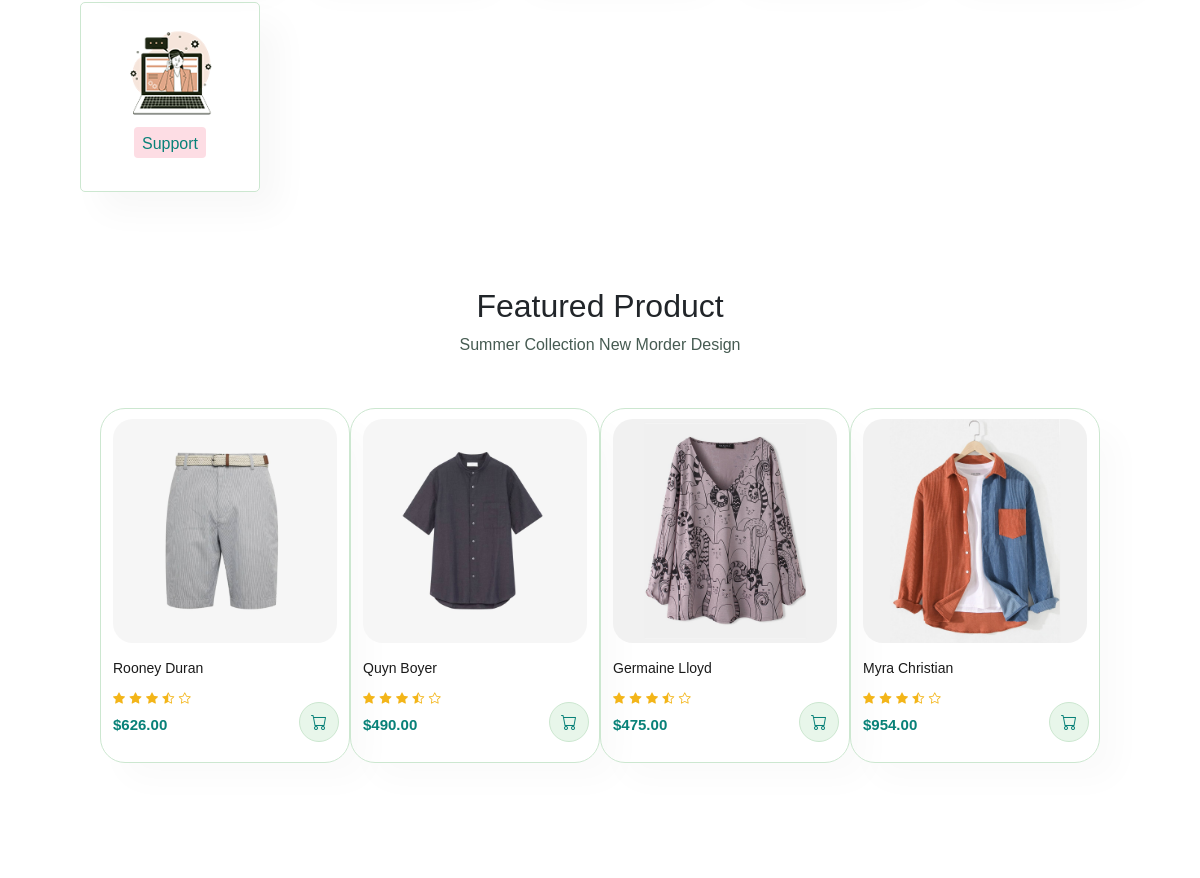
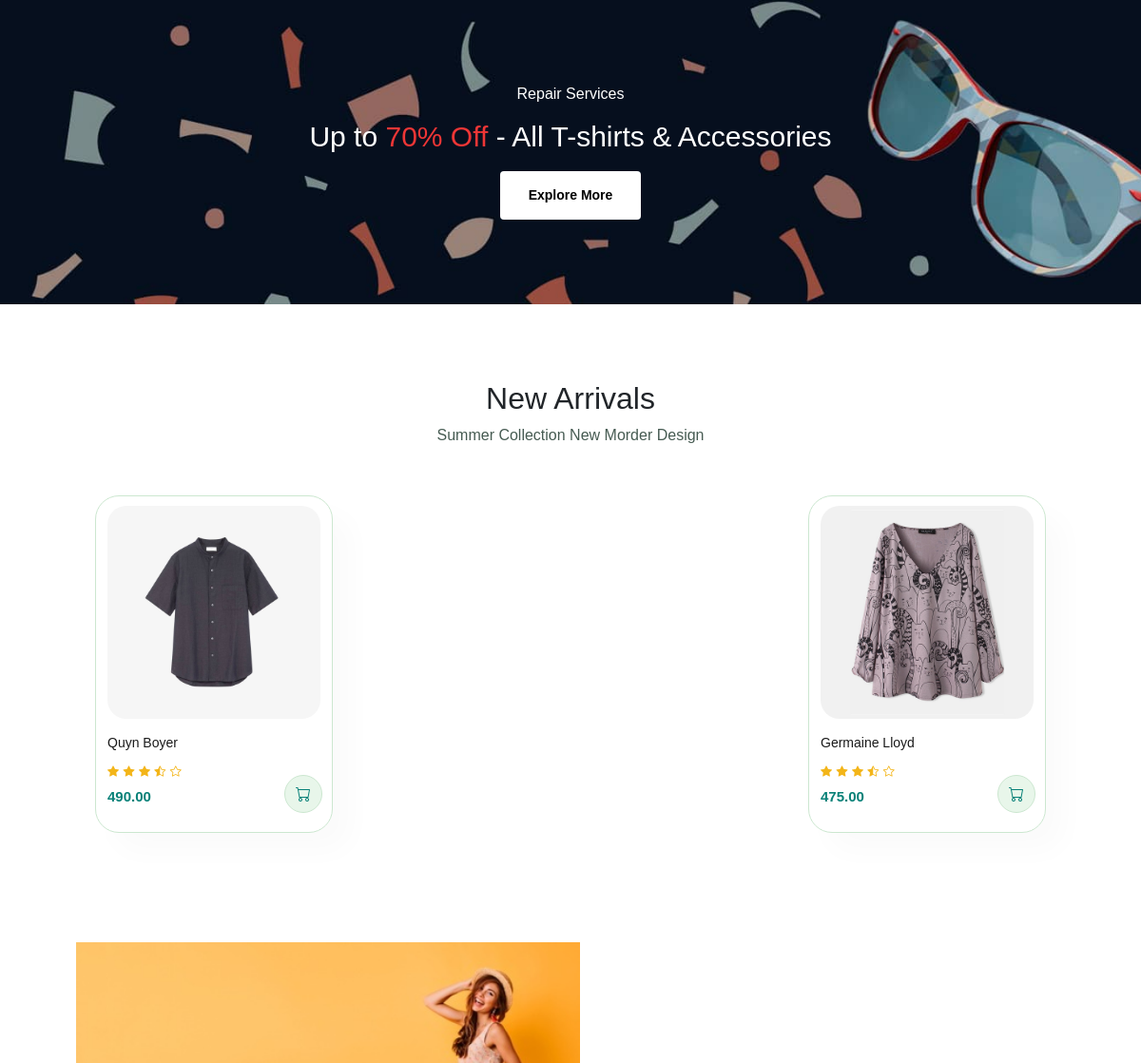
Before: / (middle part) with the older database file (2 pictures, top to bottom).
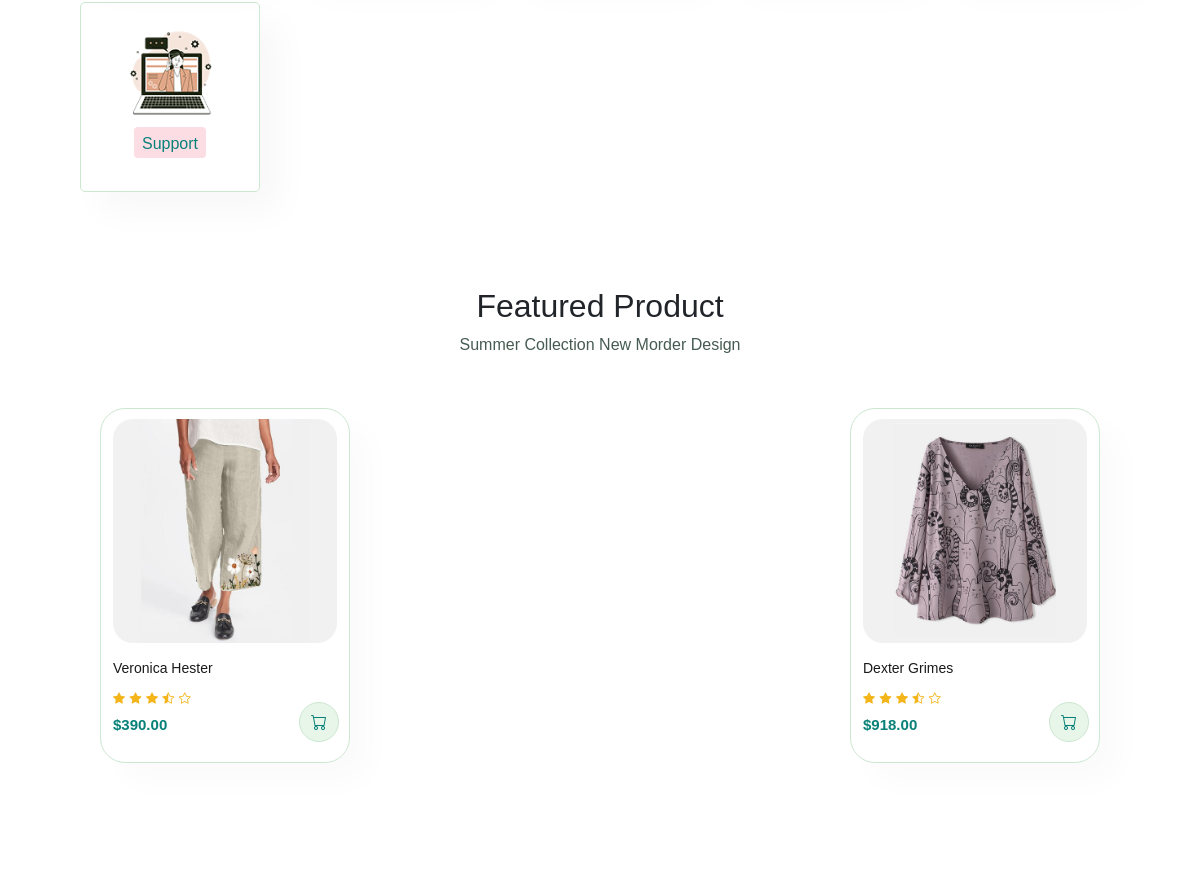
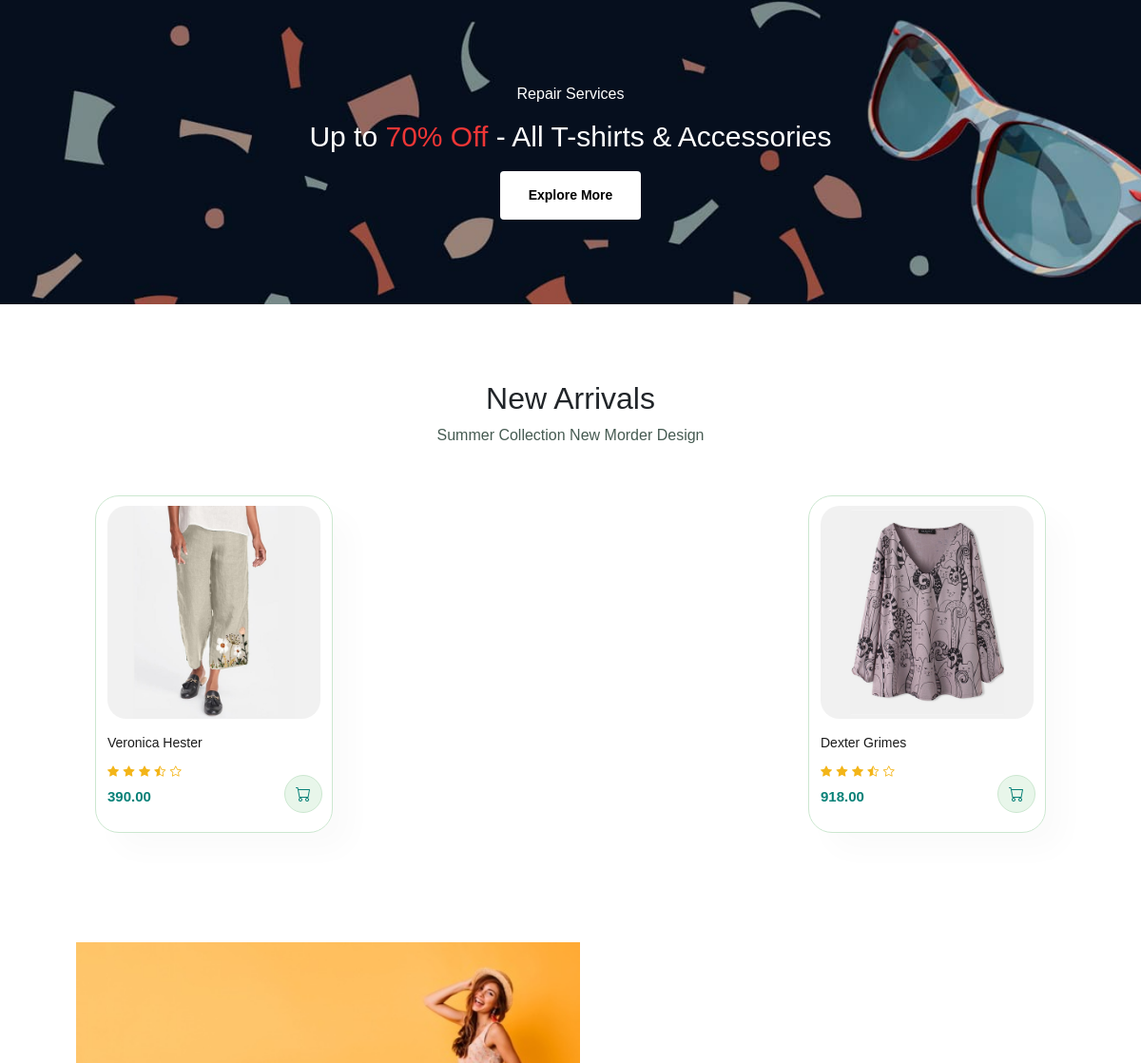
After: the same page with the newer database file (2 pictures, top to bottom).
### tables this page shows
CREATE TABLE `productdetails` (
  `prod_id` int(11) NOT NULL,
  `prodname` varchar(100) NOT NULL,
  `prod_desc` varchar(255) NOT NULL,
  `image` varchar(255) DEFAULT NULL,
  `price` decimal(10,2) NOT NULL,
  `quantity` int(11) DEFAULT NULL,
  `f_stat` tinyint(1) DEFAULT 0,
  `na_stat` tinyint(1) DEFAULT 0,
  `created_by` int(11) NOT NULL,
  `created_at` timestamp NOT NULL DEFAULT current_timestamp(),
  `modified_by` int(11) DEFAULT NULL,
  `modified_at` timestamp NULL DEFAULT NULL
);

### functions.php (called while the page is built, shortened)
<?php
    function getAllProducts(){
        try {
            $connect = new mysqli('localhost','root','','bridge_courier');
            $sql = "select * from productdetails";
            $result = $connect->query($sql);
            $products = [];
            if ($result->num_rows > 0) {
                while ($record= $result->fetch_assoc()) {
                    array_push($products,$record);
                }
            }
            return $products;
        } catch (\Throwable $th) {
           die('Error: ' . $th->getMessage());
        }
    }
?>

### index.php (the view, shortened to what this page needs)
<?php
require 'functions.php';
$products = getAllProducts();
?>
<!DOCTYPE html>
<html lang="en">
<head>
    <link rel="stylesheet" href="css/main.css?v=<?php echo time(); ?>">
    <link href="https://cdn.jsdelivr.net/npm/bootstrap@5.3.3/dist/css/bootstrap.min.css?v=<?php echo time(); ?>" rel="stylesheet">
    <link rel="stylesheet" href="https://cdn.jsdelivr.net/npm/bootstrap-icons@1.11.3/font/bootstrap-icons.min.css?v=<?php echo time(); ?>">
</head>
<body>
    <?php require "navbar.php"; ?>
    <section id="feature" class="section_p1">
        <div class="fe-box">
            <img src="img/features/f6.png" alt="">
            <h6>Support</h6>
        </div>
    </section>
    <section id="product1" class="section_p1">
        <h2>Featured Product</h2>
        <p>Summer Collection New Morder Design</p>
        <div class="pro-container">
            <?php foreach ($products as $key => $product) { ?>
                <?php if($product['f_stat'] == 1) { ?>
                    <div class="pro" onclick="window.location.href='shop.php'">
                        <img src="img/products/<?php echo $product['image']?>" alt="<?php $product['prodname'] ?>">
                        <div class="des">
                            <h5><?php echo $product['prodname'] ?></h5>
                            <div class="star">
                                <i class="bi bi-star-fill"></i>
                                <i class="bi bi-star-fill"></i>
                                <i class="bi bi-star-fill"></i>
                                <i class="bi bi-star-half"></i>
                                <i class="bi bi-star"></i>
                            </div>
                            <h4>&dollar;<?php echo $product['price'] ?></h4>
                        </div>
                        <a href="shop.php"><i class="bi bi-cart cart"></i></a>
                    </div>
                <?php } ?>
            <?php } ?>
        </div>
    </section>
    <section id="banner" class="section_m1">
        <h4>Repair Services</h4>
        <h2>Up to <span>70% Off</span> - All T-shirts & Accessories</h2>
        <button class="normal">Explore More</button>
    </section>
    <section id="product1" class="section_p1">
        <h2>New Arrivals</h2>
        <p>Summer Collection New Morder Design</p>
        <div class="pro-container">
        <?php foreach ($products as $key => $product) { ?>
                <?php if($product['na_stat'] == 1) { ?>
                    <div class="pro" onclick="window.location.href='shop.php'">
                        <img src="img/products/<?php echo $product['image']?>" alt="<?php $product['prodname'] ?>">
                        <div class="des">
                            <h5><?php echo $product['prodname'] ?></h5>
                            <div class="star">
                                <i class="bi bi-star-fill"></i>
                                <i class="bi bi-star-fill"></i>
                                <i class="bi bi-star-fill"></i>
                                <i class="bi bi-star-half"></i>
                                <i class="bi bi-star"></i>
                            </div>
                            <h4><?php echo $product['price'] ?></h4>
                        </div>
                        <a href="shop.php"><i class="bi bi-cart cart"></i></a>
                    </div>
                <?php } ?>
            <?php } ?>
        </div>
    </section>
    <section id="sm-banner" class="section_p1">
        <div class="banner-box">
        </div>
    </section>
</body>
</html>

Changed rows visible on the page:
removed productdetails: image (picture), prodname "Rooney Duran", price "626.00", shown under "Featured Product"
removed productdetails: image (picture), prodname "Quyn Boyer", price "490.00"
removed productdetails: image (picture), prodname "Germaine Lloyd", price "475.00"
removed productdetails: image (picture), prodname "Myra Christian", price "954.00", shown under "Featured Product"
added productdetails: image (picture), prodname "Veronica Hester", price "390.00"
added productdetails: image (picture), prodname "Dexter Grimes", price "918.00"
